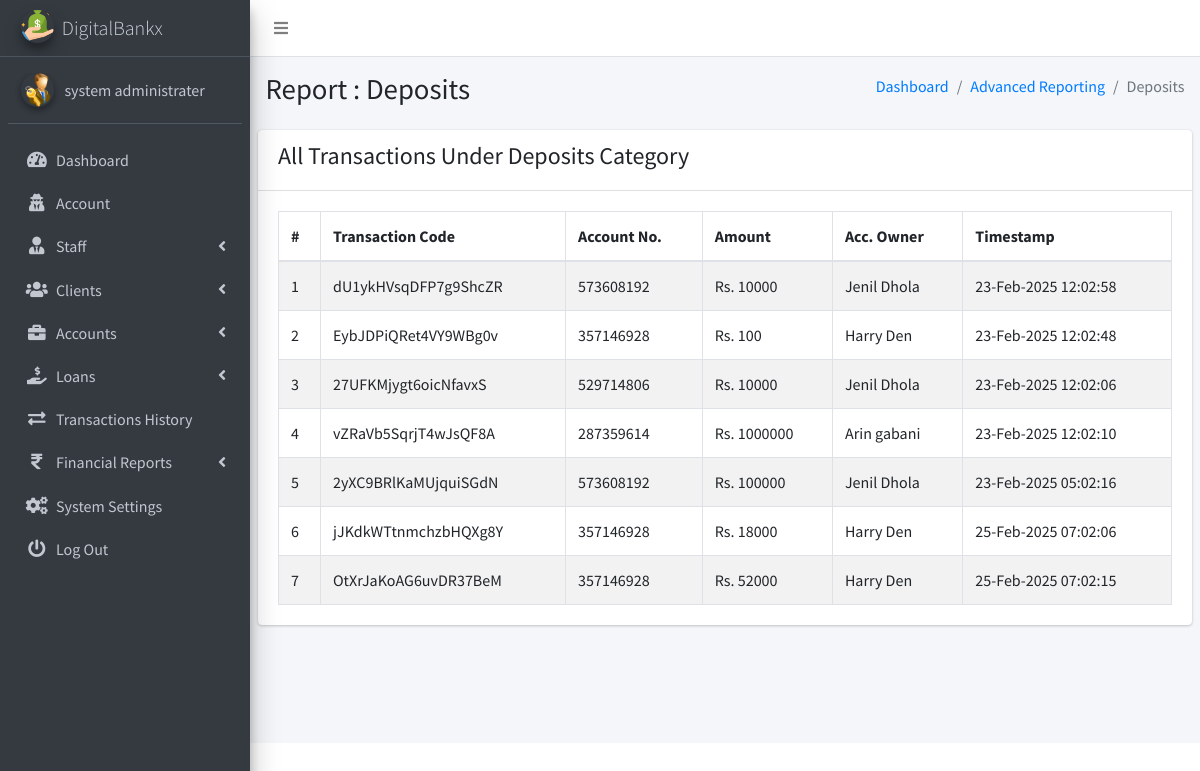
Page /admin/pages_financial_reporting_deposits.php (signed in) on the earlier database version.
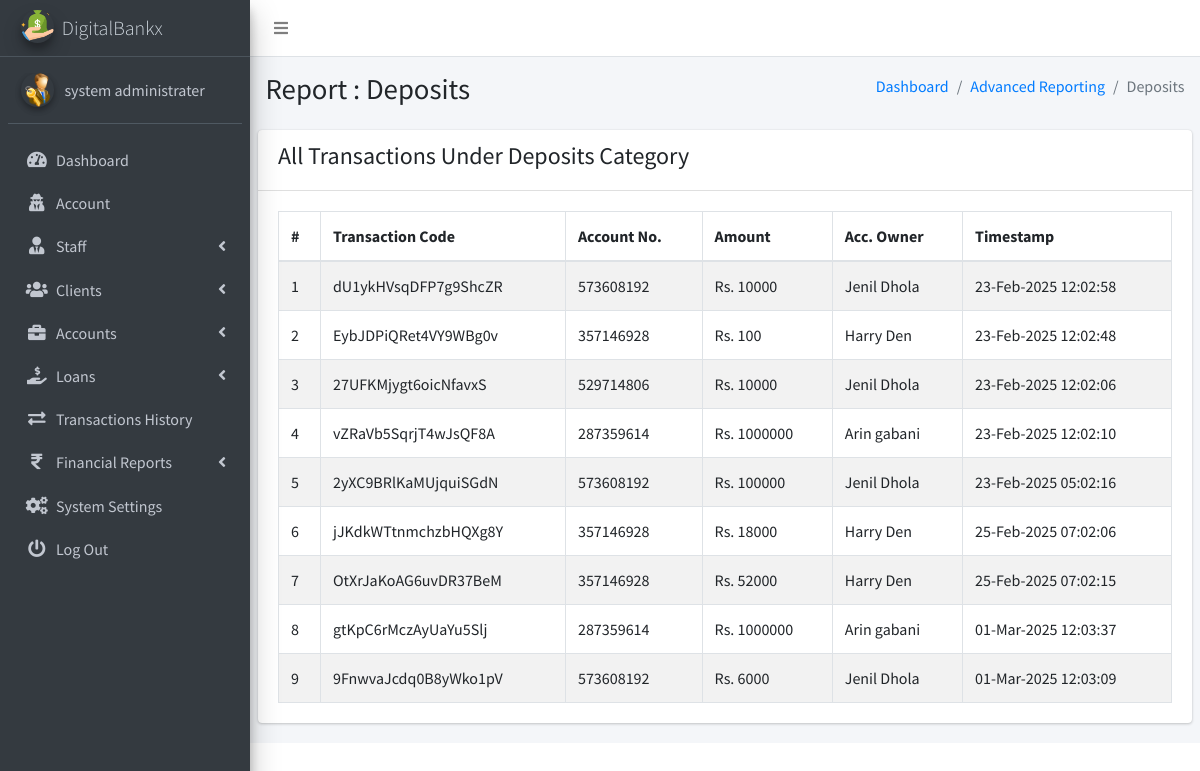
Same page on the later database version.
### tables this page shows
CREATE TABLE `ib_systemsettings` (
  `id` int(20) NOT NULL,
  `sys_name` longtext NOT NULL,
  `sys_tagline` longtext NOT NULL,
  `sys_logo` varchar(200) NOT NULL,
  `is_active` tinyint(1) NOT NULL DEFAULT 1
);

CREATE TABLE `ib_admin` (
  `admin_id` int(11) NOT NULL,
  `name` varchar(200) NOT NULL,
  `email` varchar(200) NOT NULL,
  `number` varchar(200) NOT NULL,
  `password` varchar(200) NOT NULL,
  `profile_pic` varchar(200) NOT NULL,
  `is_active` tinyint(1) NOT NULL DEFAULT 1,
  `otp` varchar(6) DEFAULT NULL,
  `otp_expiry` datetime DEFAULT NULL
);

CREATE TABLE `ib_transactions` (
  `tr_id` int(20) NOT NULL,
  `tr_code` varchar(200) NOT NULL,
  `account_id` int(20) NOT NULL,
  `tr_type` varchar(200) NOT NULL,
  `tr_status` varchar(200) NOT NULL,
  `client_id` int(10) UNSIGNED NOT NULL,
  `transaction_amt` varchar(200) NOT NULL,
  `receiving_acc_no` varchar(200) DEFAULT NULL,
  `created_at` timestamp(6) NOT NULL DEFAULT current_timestamp(6) ON UPDATE current_timestamp(6),
  `is_active` tinyint(1) NOT NULL DEFAULT 1
);

CREATE TABLE `ib_bankaccounts` (
  `account_id` int(20) NOT NULL,
  `acc_name` varchar(200) NOT NULL,
  `account_number` varchar(200) NOT NULL,
  `acc_type` varchar(200) NOT NULL,
  `acc_rates` varchar(200) NOT NULL,
  `acc_status` varchar(200) NOT NULL,
  `acc_amount` decimal(10,2) NOT NULL,
  `client_id` int(10) UNSIGNED DEFAULT NULL,
  `created_at` timestamp(6) NOT NULL DEFAULT current_timestamp(6) ON UPDATE current_timestamp(6),
  `is_active` tinyint(1) NOT NULL DEFAULT 1
);

CREATE TABLE `ib_clients` (
  `client_id` int(10) UNSIGNED NOT NULL,
  `name` varchar(200) NOT NULL,
  `phone` varchar(200) NOT NULL,
  `address` varchar(200) NOT NULL,
  `email` varchar(200) NOT NULL,
  `aadhar_number` varchar(12) NOT NULL,
  `pan_number` varchar(10) NOT NULL,
  `password` varchar(200) NOT NULL,
  `profile_pic` varchar(200) NOT NULL,
  `client_number` varchar(200) NOT NULL,
  `is_active` tinyint(1) NOT NULL DEFAULT 1,
  `otp` varchar(10) DEFAULT NULL,
  `otp_expiry` datetime DEFAULT NULL
);

### admin/pages_financial_reporting_deposits.php (the view, shortened to what this page needs)
<?php
include('conf/config.php');
?>
<!DOCTYPE html>
<html>
<?php include("dist/_partials/head.php"); ?>
<body class="hold-transition sidebar-mini layout-fixed layout-navbar-fixed">
  <div class="wrapper">
    <?php include("dist/_partials/nav.php"); ?>
    <?php include("dist/_partials/sidebar.php"); ?>
    <div class="content-wrapper">
      <section class="content-header">
        <div class="container-fluid">
          <div class="row mb-2">
            <div class="col-sm-6">
              <h1>Report : Deposits</h1>
            </div>
            <div class="col-sm-6">
              <ol class="breadcrumb float-sm-right">
                <li class="breadcrumb-item"><a href="pages_dashboard.php">Dashboard</a></li>
                <li class="breadcrumb-item"><a href="pages_financial_reporting_deposits.php">Advanced Reporting</a></li>
                <li class="breadcrumb-item active">Deposits</li>
              </ol>
            </div>
          </div>
        </div>
      </section>
      <section class="content">
        <div class="row">
          <div class="col-12">
            <div class="card">
              <div class="card-header">
                <h4>All Transactions Under Deposits Category</h4>
              </div>
              <div class="card-body">
                <table id="export" class="table table-hover table-bordered table-striped">
                  <thead>
                    <tr>
                      <th>#</th>
                      <th>Transaction Code</th>
                      <th>Account No.</th>
                      <th>Amount</th>
                      <th>Acc. Owner</th>
                      <th>Timestamp</th>
                    </tr>
                  </thead>
                  <tbody>
                    <?php
                    $ret = "SELECT t.tr_id, t.tr_code, t.tr_type, b.account_number, t.transaction_amt, c.name AS client_name, t.created_at
FROM ib_transactions t
JOIN ib_bankaccounts b ON t.account_id = b.account_id
JOIN ib_clients c ON t.client_id = c.client_id
WHERE t.tr_type = 'Deposit';
";
                    $stmt = $mysqli->prepare($ret);
                    $stmt->execute();
                    $res = $stmt->get_result();
                    $cnt = 1;
                    while ($row = $res->fetch_object()) {
                      $transTstamp = $row->created_at;
                    ?>
                      <tr>
                        <td><?php echo $cnt; ?></td>
                        <td><?php echo $row->tr_code; ?></a></td>
                        <td><?php echo $row->account_number; ?></td>
                        <td>Rs. <?php echo $row->transaction_amt; ?></td>
                        <td><?php echo $row->client_name; ?></td>
                        <td><?php echo date("d-M-Y h:m:s ", strtotime($transTstamp)); ?></td>
                      </tr>
                    <?php $cnt = $cnt + 1;
                    } ?>
                </table>
              </div>
            </div>
          </div>
        </div>
      </section>
    </div>
  </div>
</body>
</html>

### admin/dist/_partials/head.php (shortened to what this page needs)
<?php
$ret = "SELECT * FROM `iB_SystemSettings` ";
$stmt = $mysqli->prepare($ret);
$stmt->execute();
$res = $stmt->get_result();
while ($sys = $res->fetch_object()) {
?>
    <head>
        <link rel="stylesheet" href="plugins/overlayScrollbars/css/OverlayScrollbars.min.css">
        <link rel="stylesheet" href="plugins/fontawesome-free/css/all.min.css">
        <link rel="stylesheet" href="https://code.ionicframework.com/ionicons/2.0.1/css/ionicons.min.css">
        <link rel="stylesheet" href="plugins/icheck-bootstrap/icheck-bootstrap.min.css">
        <link rel="stylesheet" href="dist/css/adminlte.min.css">
        <link rel="stylesheet" href="plugins/datatables-bs4/css/dataTables.bootstrap4.css">
        <link rel="stylesheet" type="text/css" href="plugins/datatable/custom_dt_html5.css">
    </head>
<?php } ?>

### admin/dist/_partials/nav.php (shortened to what this page needs)
<nav class="main-header navbar navbar-expand navbar-white navbar-light">
    <ul class="navbar-nav">
        <li class="nav-item">
            <a class="nav-link" data-widget="pushmenu" href="#" role="button"><i class="fas fa-bars"></i></a>
        </li>
    </ul>
</nav>

### admin/dist/_partials/sidebar.php (shortened to what this page needs)
<aside class="main-sidebar sidebar-dark-primary elevation-4">
    <?php
    $admin_id = $_SESSION['admin_id'];
    $query = "SELECT * FROM iB_admin WHERE admin_id = ?";
    $stmt = $mysqli->prepare($query);
    $stmt->bind_param('i', $admin_id);
    $stmt->execute();
    $res = $stmt->get_result();
    while ($row = $res->fetch_object()) {
        $profile_picture = empty($row->profile_pic)
            ? "<img src='dist/img/user_icon.png' class='img-circle elevation-2' alt='User Image'>"
            : "<img src='dist/img/$row->profile_pic' class='img-circle elevation-2' alt='User Image'>";
        $sys_query = "SELECT * FROM iB_SystemSettings";
        $stmt = $mysqli->prepare($sys_query);
        $stmt->execute();
        $sys_res = $stmt->get_result();
        while ($sys = $sys_res->fetch_object()) {
            ?>
            <a href="pages_dashboard.php" class="brand-link text-light">
                <img src="dist/img/<?php echo $sys->sys_logo; ?>" alt="Logo" class="brand-image img-circle elevation-3">
                <span class="brand-text font-weight-light"><?php echo $sys->sys_name; ?></span>
            </a>
            <div class="sidebar">
                <div class="user-panel mt-3 pb-3 mb-3 d-flex">
                    <div class="image"><?php echo $profile_picture; ?></div>
                    <div class="info">
                        <a href="#" class="d-block"><?php echo $row->name; ?></a>
                    </div>
                </div>
                <nav class="mt-2">
                    <ul class="nav nav-pills nav-sidebar flex-column" data-widget="treeview" role="menu">
                        <li class="nav-item">
                            <a href="pages_dashboard.php" class="nav-link">
                                <i class="nav-icon fas fa-tachometer-alt"></i>
                                <p>Dashboard</p>
                            </a>
                        </li>
                        <li class="nav-item">
                            <a href="pages_account.php" class="nav-link">
                                <i class="nav-icon fas fa-user-secret"></i>
                                <p>Account</p>
                            </a>
                        </li>
                        <li class="nav-item has-treeview">
                            <a href="#" class="nav-link">
                                <i class="nav-icon fas fa-user-tie"></i>
                                <p>Staff <i class="fas fa-angle-left right"></i></p>
                            </a>
                        </li>
                        <li class="nav-item has-treeview">
                            <a href="#" class="nav-link">
                                <i class="nav-icon fas fa-users"></i>
                                <p>Clients <i class="fas fa-angle-left right"></i></p>
                            </a>
                        </li>
                        <li class="nav-item has-treeview">
                            <a href="#" class="nav-link">
                                <i class="nav-icon fas fa-briefcase"></i>
                                <p>Accounts <i class="fas fa-angle-left right"></i></p>
                            </a>
                        </li>
                        <li class="nav-item has-treeview">
                            <a href="#" class="nav-link">
                                <i class="nav-icon fas fa-hand-holding-usd"></i>
                                <p>
                                    Loans
                                    <i class="fas fa-angle-left right"></i>
                                </p>
                            </a>
                        </li>
                        <li class="nav-item">
                            <a href="pages_transactions_engine.php" class="nav-link">
                                <i class="nav-icon fas fa-exchange-alt"></i>
                                <p>Transactions History</p>
                            </a>
                        </li>
                        <li class="nav-item has-treeview">
                            <a href="#" class="nav-link">
                                <i class="nav-icon fas fa-rupee-sign"></i>
                                <p>Financial Reports <i class="fas fa-angle-left right"></i></p>
                            </a>
                        </li>
                        <li class="nav-item">
                            <a href="pages_system_settings.php" class="nav-link">
                                <i class="nav-icon fas fa-cogs"></i>
                                <p>System Settings</p>
                            </a>
                        </li>
                        <li class="nav-item">
                            <a href="pages_logout.php" class="nav-link">
                                <i class="nav-icon fas fa-power-off"></i>
                                <p>Log Out</p>
                            </a>
                        </li>
                    </ul>
                </nav>
            </div>
        </aside>
    <?php }
    } ?>

Differences in the rows shown:
added ib_transactions: tr_code "gtKpC6rMczAyUaYu5Slj", account.account_number "287359614", transaction_amt "1000000", client.name "Arin gabani", created_at "01-Mar-2025 12:03:37"
added ib_transactions: tr_code "9FnwvaJcdq0B8yWko1pV", account.account_number "573608192", transaction_amt "6000", client.name "Jenil Dhola", created_at "01-Mar-2025 12:03:09"
